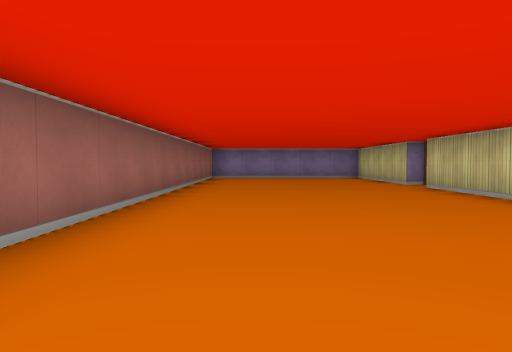
[1] (above)

16 first-person views from a walk through a cub3D level. The camera is about half as high as the walls, tilts 2° down and sees 70° across. The floor is counted in squares. Each view is taken from the middle of a square. On the plan, view 1 faces up. The plan holds only what a view shows up to about 9 squares ahead; the rest is blank.

[2]
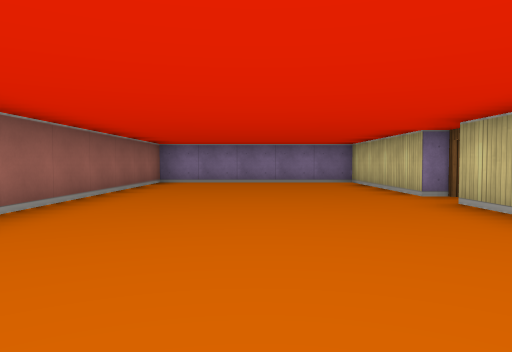

[3]
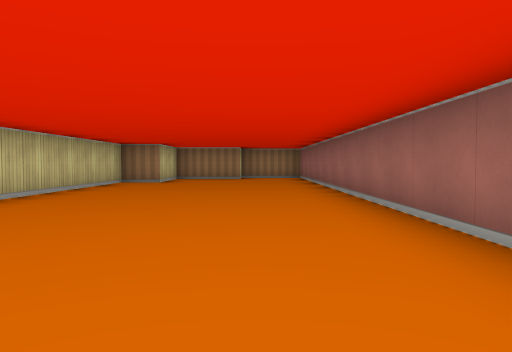

[4]
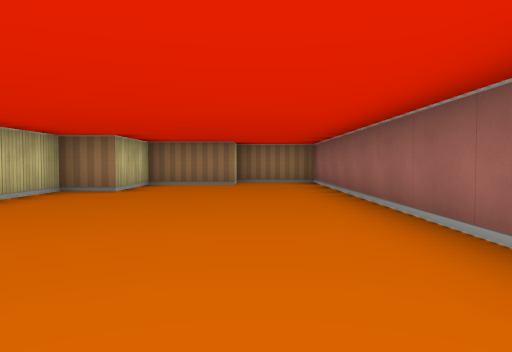

[5]
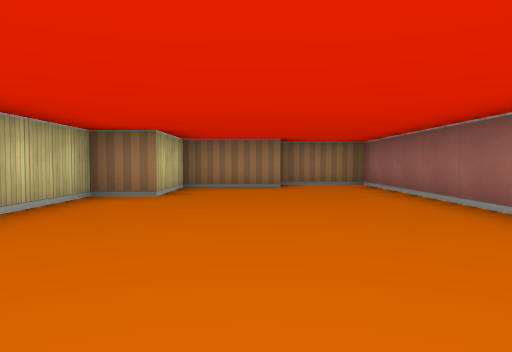

[6]
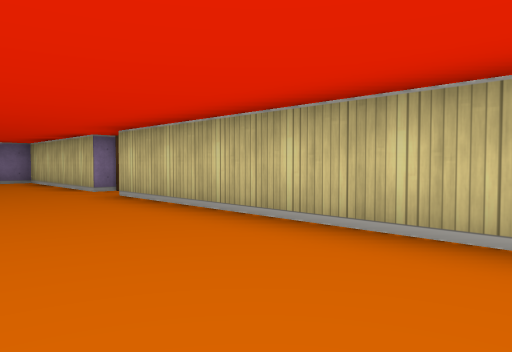

[7]
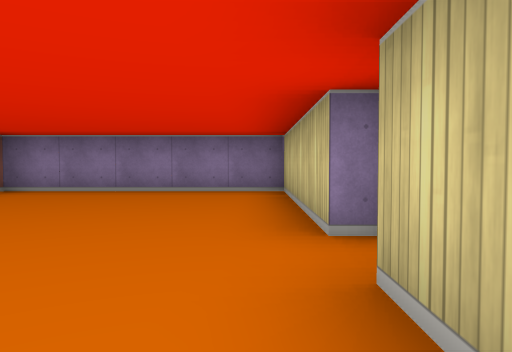

[8]
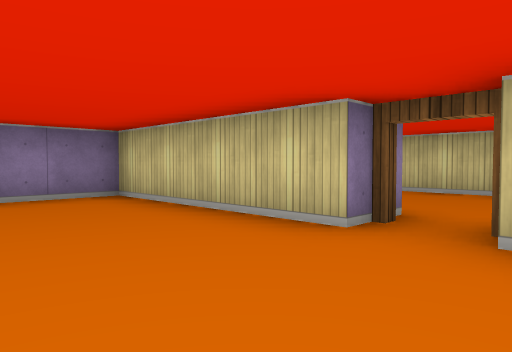

[9]
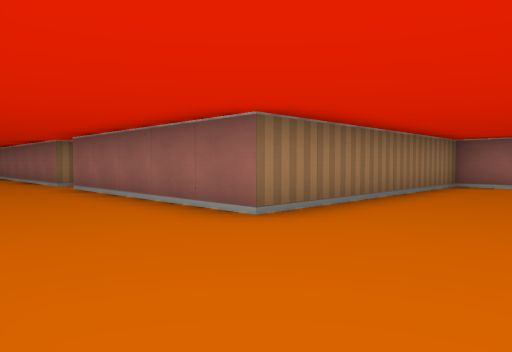

[10]
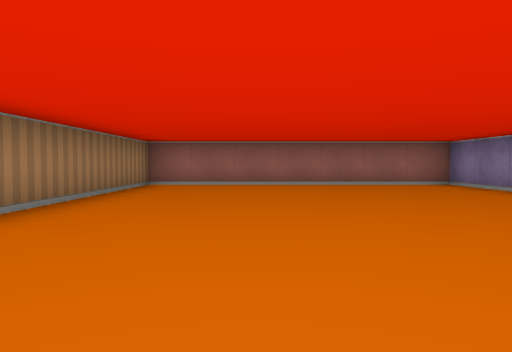

[11]
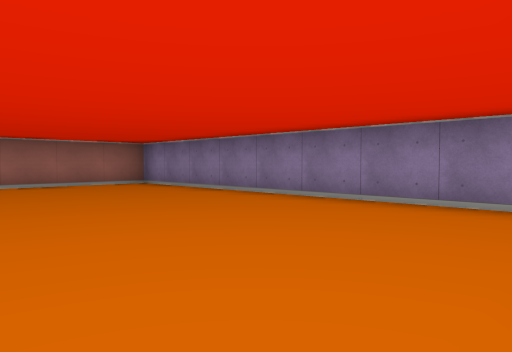

[12]
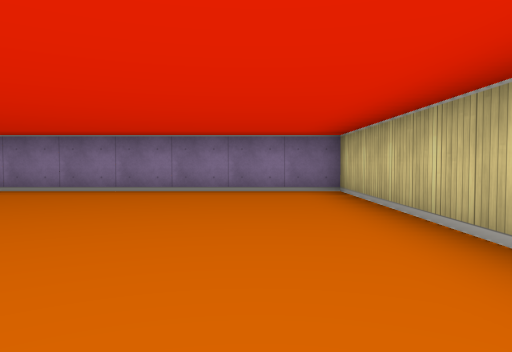

[13]
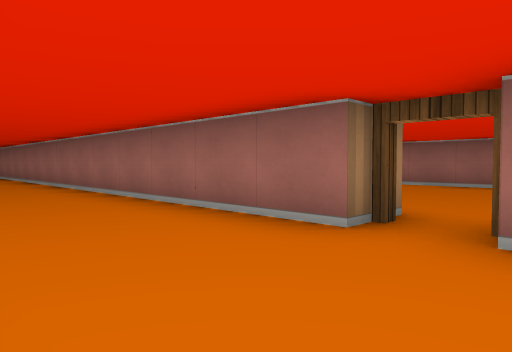

[14]
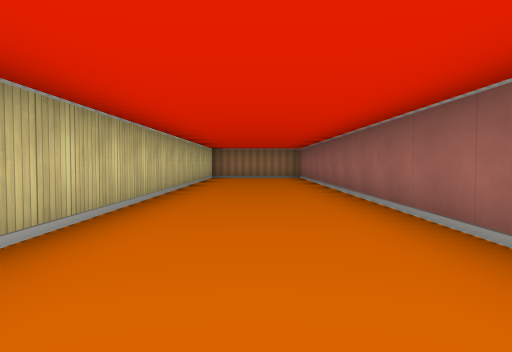

[15]
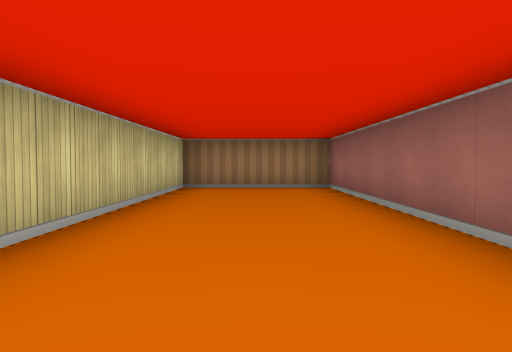

[16]
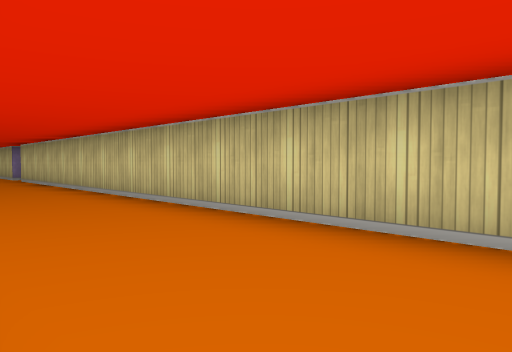

### Floor plan
Points are (right, up) in squares from view 1. A wall is a line through its corners. A room is listed if a view was taken in it or the views show most of it. See-through windows are left out.
Room 1 (views 1, 2, 3, 4, 5, 6, 7, 8)
walls: (3.5, 8.5) (3.5, 12.5) (-1.5, 12.5) (-1.5, -6.5) (0.5, -6.5); (0.4, -5.5) (2.5, -5.5) (2.5, -3.5) (3.5, -3.5) (3.5, 7.5)
ways out: open door at (4, 8) to room 2
Room 2 (views 9, 10, 11, 12, 13, 14, 15, 16)
walls: (4.5, 7.5) (4.5, -6.5) (7.5, -6.5) (7.5, 11.2); (7.5, 16.1) (7.5, 20.5) (-1.5, 20.5) (-1.5, 13.5) (4.5, 13.5) (4.5, 8.5)
ways out: open door at (4, 8) to room 1

Where each view was taken, in squares from view 1:
view 1: 0 up, 0 right, facing up
view 2: 3 up, 1 right, facing up
view 3: 6 up, 0 right, facing down
view 4: 3 up, 0 right, facing down
view 5: 2 up, 1 right, facing down
view 6: 2 up, 1 right, facing up-right
view 7: 6 up, 3 right, facing up
view 8: 7 up, 1 right, facing up-right
view 9: 16 up, 7 right, facing down-left
view 10: 16 up, 7 right, facing left
view 11: 16 up, 7 right, facing up-left
view 12: 14 up, 6 right, facing up
view 13: 9 up, 7 right, facing down-left
view 14: 6 up, 6 right, facing down
view 15: 1 up, 6 right, facing down
view 16: 1 up, 5 right, facing up-right
